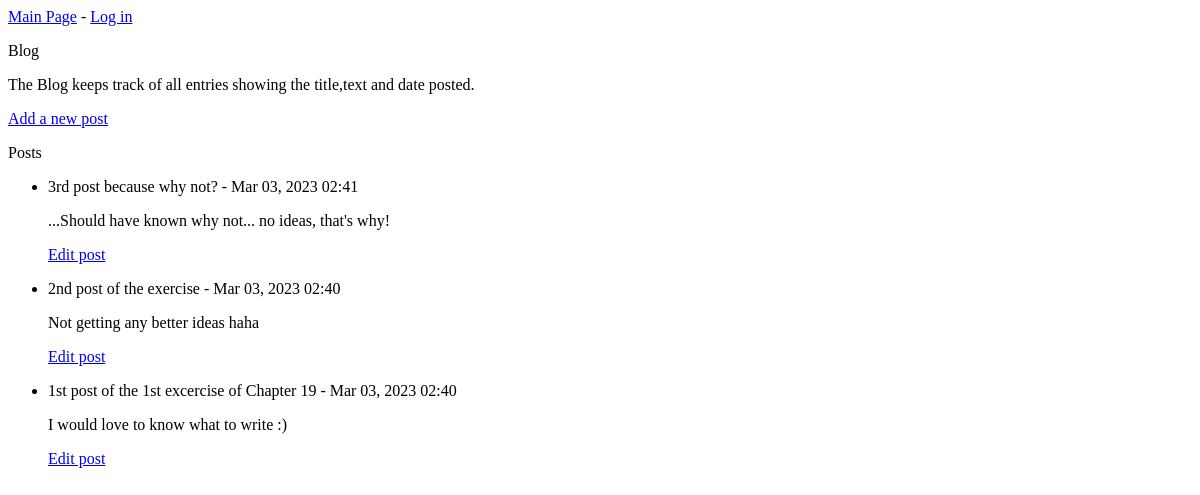
/, run on an earlier commit of the app's database.
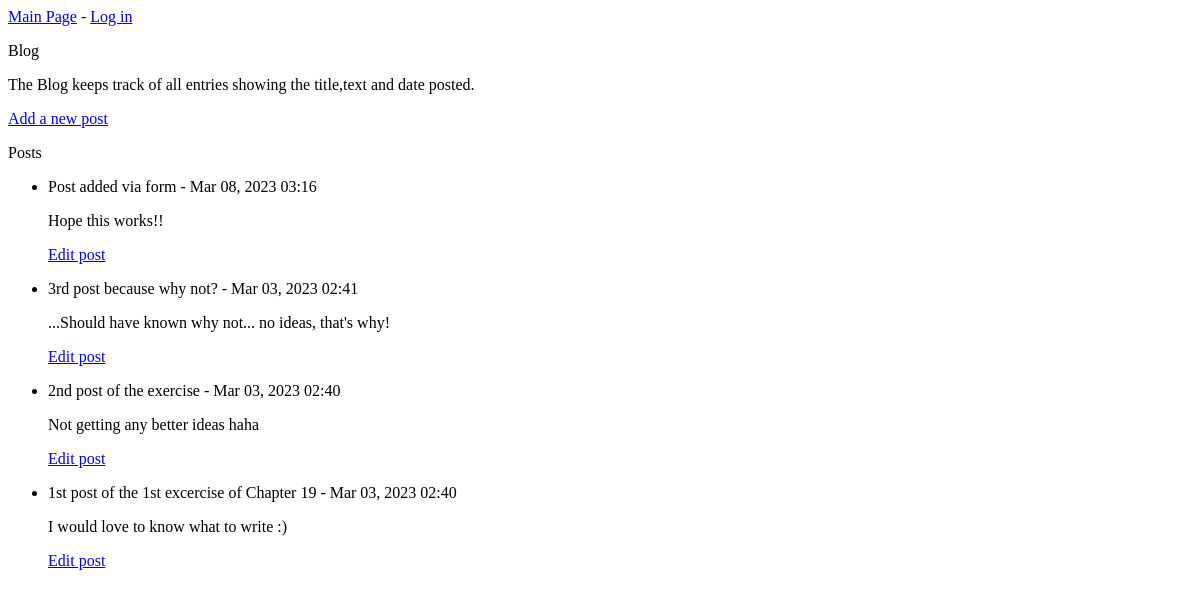
And on a later commit of the database.
### blogs/models.py (models this page shows, shortened)
class BlogPost(models.Model):
    title = models.CharField(max_length=50)
    text = models.CharField(max_length=200)
    date_added = models.DateTimeField(auto_now_add=True)

### blogs/views.py (the view)
# urls.py: path("", views.index, name="index"),
def index(request):
    posts = BlogPost.objects.order_by("-date_added")
    context = {"posts": posts}
    return render(request, "blogs/index.html", context)

### blogs/templates/blogs/index.html
{% extends "blogs/base.html" %}
{% block content %}
    <p>Blog</p>
    <p>The Blog keeps track of all entries showing the title,text and date
     posted.</p>
     <a href="{% url 'blogs:new_post' %}">Add a new post</a>
     <p>Posts</p>
     <ul>
        {% for post in posts %}
            <li>
                <p>{{ post.title }} - {{ post.date_added|date:"M d, Y H:i" }}</p>
                <p>{{ post.text|linebreaks }} </p>
                <p>
                    <a href="{% url 'blogs:edit_post' post.id %}">Edit post</a>
                </p>
            </li>
        {% empty %}
            <li>No posts have been added yet.</li>
        {% endfor %}
{% endblock content %}

What changed in the data, as far as the page shows it:
added BlogPost: title "Post added via form", date_added "Mar 08, 2023 03:16", text "Hope this works!!"
